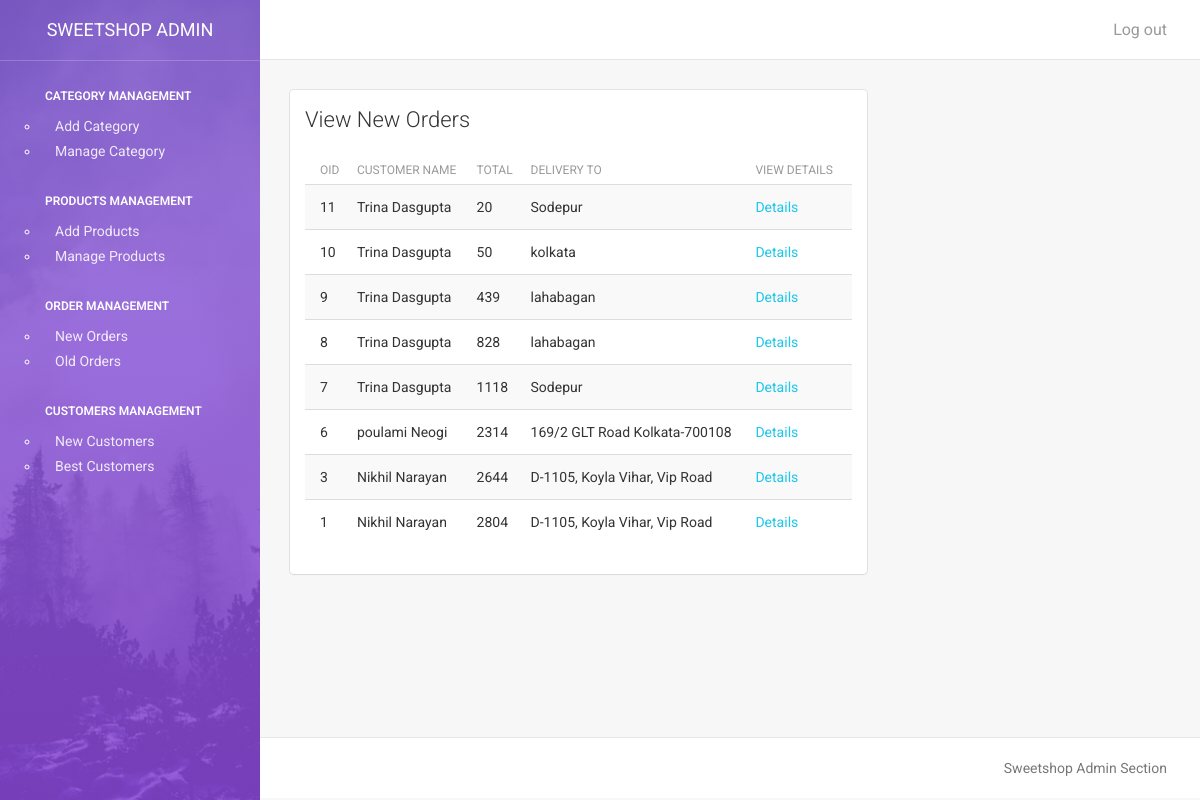
/admin/new_orders.php (signed in), run on the app's committed database.
### tables this page shows
CREATE TABLE `orders` (
  `order_id` int(11) NOT NULL,
  `cust_id` int(11) NOT NULL,
  `date` varchar(50) NOT NULL,
  `payment_info` varchar(50) NOT NULL,
  `delivery_name` varchar(50) NOT NULL,
  `delivery_phone` varchar(30) NOT NULL,
  `delivery_address` varchar(250) NOT NULL,
  `status` varchar(50) NOT NULL
);

CREATE TABLE `customers` (
  `cust_id` int(11) NOT NULL,
  `cust_name` varchar(50) NOT NULL,
  `cust_email` varchar(50) NOT NULL,
  `cust_phone` varchar(20) NOT NULL,
  `cust_address` varchar(250) NOT NULL,
  `password` varchar(50) NOT NULL
);

### www/admin/new_orders.php (the view, shortened to what this page needs)
<?php
include "lib/config.php";
include "lib/header.php";
?>
<div class="col-md-8">
    <div class="card">
        <div class="header">
            <h4 class="title">View New Orders</h4>
        </div>
        <div class="content">
             <table class="table table-hover table-striped">
                                    <thead>
                                        <th>OID</th>
                                        <th>Customer Name</th>
                                        <th>Total</th>
                                        <th>Delivery To</th>
                                        <th>View Details</th>
                                    </thead>
                                    <tbody>
            <?php
            $sql = "SELECT * FROM `orders` WHERE `status` = 'new' ORDER BY `order_id` DESC";
            $res = $db->query($sql);
            while($row = $res->fetch_array())
            {
                $sql2 = "SELECT * FROM `customers` WHERE `cust_id` = '$row[cust_id]'";
                $res2 = $db->query($sql2);
                $row2 = $res2->fetch_array();
                $sql3 = "SELECT * FROM `cartitems` WHERE `order_id` = '$row[order_id]'";
                $res3 = $db->query($sql3);
                while($row3 = $res3->fetch_array())
                {
                    $total += $row3['product_price'] * $row3['quantity'];
                }
              print "<tr>
                        <td>$row[order_id]</td>
                        <td>$row2[cust_name]</td>
                        <td>$total</td>
                        <td>$row[delivery_address]</td>
                        <td><A HREF = order_details.php?order_id=$row[order_id]>Details</A></td>
                    </tr>";
            }
            ?>
                                    </tbody>
                                </table>
        </div>
    </div>
</div>
<?php
include "lib/footer.php";
?>

### data on the page
orders: order_id "11", cust.cust_name "Trina Dasgupta", total "20", delivery_address "Sodepur"
orders: order_id "10", cust.cust_name "Trina Dasgupta", total "50", delivery_address "kolkata"
orders: order_id "9", cust.cust_name "Trina Dasgupta", total "439", delivery_address "lahabagan"
orders: order_id "8", cust.cust_name "Trina Dasgupta", total "828", delivery_address "lahabagan"
orders: order_id "7", cust.cust_name "Trina Dasgupta", total "1118", delivery_address "Sodepur"
orders: order_id "6", cust.cust_name "poulami Neogi", total "2314", delivery_address "169/2 GLT Road Kolkata-700108"
orders: order_id "3", cust.cust_name "Nikhil Narayan", total "2644", delivery_address "D-1105, Koyla Vihar, Vip Road"
orders: order_id "1", cust.cust_name "Nikhil Narayan", total "2804", delivery_address "D-1105, Koyla Vihar, Vip Road"
